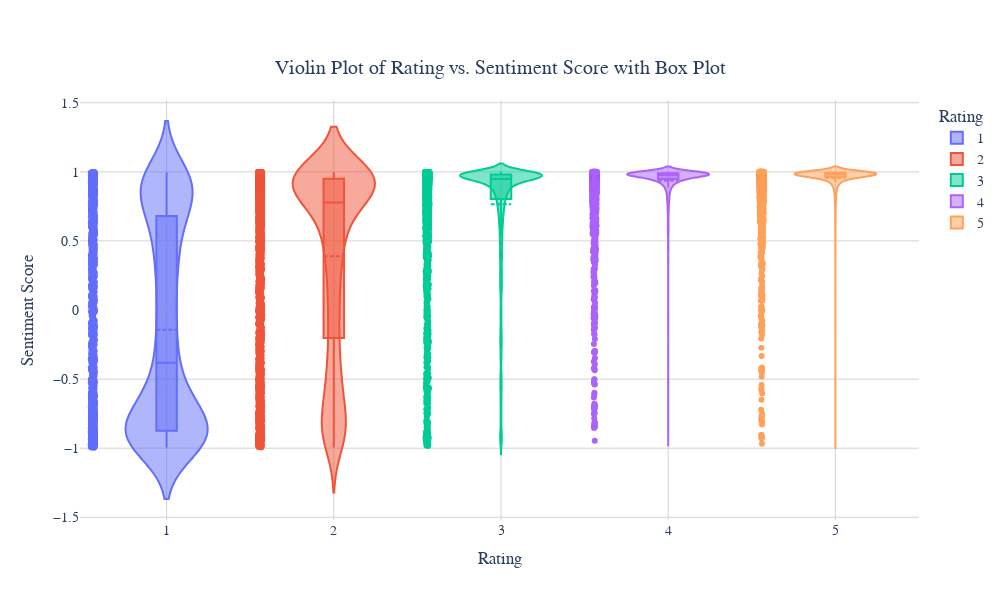

Notebook code cell kept with this figure:
### Code cell
fig = go.Figure()

# List of unique ratings to iterate over
Ratings = sorted(hotel_data['Rating'].unique())

# Loop through each rating to add a violin plot trace for each one
for rating in Ratings:
    fig.add_trace(go.Violin(x=hotel_data['Rating'][hotel_data['Rating'] == rating],
                            y=hotel_data['Sentiment_Score'][hotel_data['Rating'] == rating],
                            name=str(rating),
                            box_visible=True,
                            meanline_visible=True,
                            points='all',            # Show all points
                            jitter=0.05,             # Spread points for better visualization
                            pointpos=-1.8))          # Position points to the side of the violin

# Update the layout of the figure to adjust titles, fonts, and layout
fig.update_layout(
    title={
        'text': "Violin Plot of Rating vs. Sentiment Score with Box Plot",
        'y':0.9,
        'x':0.5,
        'xanchor': 'center',
        'yanchor': 'top',
        'font': {'size': 20}  
    },
    xaxis_title='Rating',
    yaxis_title='Sentiment Score',
    font=dict(
        family='Arial, sans-serif', 
        size=14   
    ),
    plot_bgcolor='white',  
    paper_bgcolor='white', 
    legend_title_text='Rating',
    width=1000,  
    height=600
)

# Adjust x-axis and y-axis for a cleaner look
fig.update_xaxes(showgrid=True, gridwidth=1, gridcolor='lightgray')
fig.update_yaxes(showgrid=True, gridwidth=1, gridcolor='lightgray')

# Show the figure
fig.show()

### Figure 1 — Plotly figure (JSON) as saved in the notebook; plotly's stock layout.template omitted (floating-point values rounded to 4 significant figures; data arrays with more than 128 entries replaced by an {"elided": "..."} marker saying what was removed)
{"data": [{"box": {"visible": true}, "jitter": 0.05, "meanline": {"visible": true}, "name": "1", "pointpos": -1.8, "points": "all", "type": "violin", "x": {"elided": "1421 int values"}, "y": {"elided": "1421 float values"}}, {"box": {"visible": true}, "jitter": 0.05, "meanline": {"visible": true}, "name": "2", "pointpos": -1.8, "points": "all", "type": "violin", "x": {"elided": "1793 int values"}, "y": {"elided": "1793 float values"}}, {"box": {"visible": true}, "jitter": 0.05, "meanline": {"visible": true}, "name": "3", "pointpos": -1.8, "points": "all", "type": "violin", "x": {"elided": "2184 int values"}, "y": {"elided": "2184 float values"}}, {"box": {"visible": true}, "jitter": 0.05, "meanline": {"visible": true}, "name": "4", "pointpos": -1.8, "points": "all", "type": "violin", "x": {"elided": "6039 int values"}, "y": {"elided": "6039 float values"}}, {"box": {"visible": true}, "jitter": 0.05, "meanline": {"visible": true}, "name": "5", "pointpos": -1.8, "points": "all", "type": "violin", "x": {"elided": "9054 int values"}, "y": {"elided": "9054 float values"}}], "layout": {"font": {"family": "Arial, sans-serif", "size": 14}, "height": 600, "legend": {"title": {"text": "Rating"}}, "paper_bgcolor": "white", "plot_bgcolor": "white", "title": {"font": {"size": 20}, "text": "Violin Plot of Rating vs. Sentiment Score with Box Plot", "x": 0.5, "xanchor": "center", "y": 0.9, "yanchor": "top"}, "width": 1000, "xaxis": {"gridcolor": "lightgray", "gridwidth": 1, "showgrid": true, "title": {"text": "Rating"}}, "yaxis": {"gridcolor": "lightgray", "gridwidth": 1, "showgrid": true, "title": {"text": "Sentiment Score"}}}}
